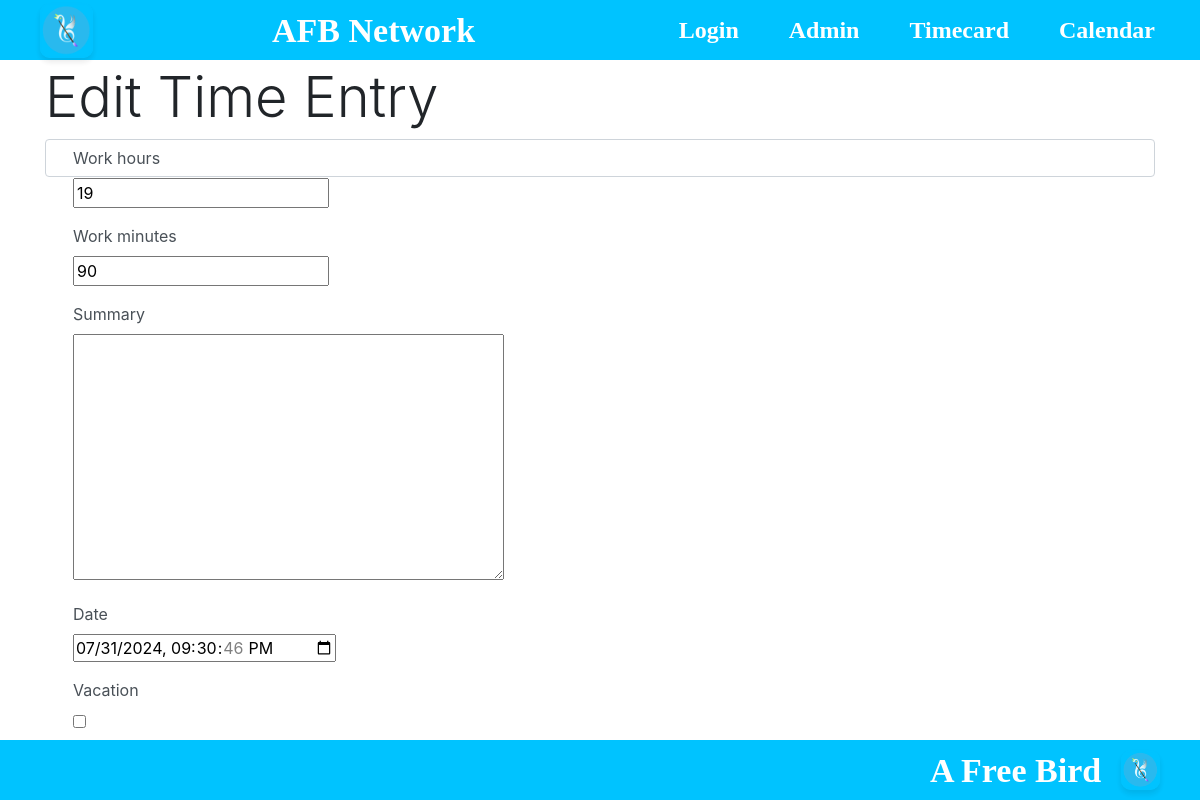
The app's page /edit/1/ (signed in) with its own data.
### afb_network/models.py (models this page shows, shortened)
class TimeEntry(models.Model):
    user = models.ForeignKey(User, on_delete=models.CASCADE, default=None)
    work_hours = models.PositiveIntegerField(default=0)
    work_minutes = models.PositiveIntegerField(default=0)
    summary = models.TextField(max_length=255, blank=True, null=True)
    date = models.DateTimeField(default=now)
    vacation = models.BooleanField(default=False)  # Field to specify absence
    employee = models.ForeignKey(EmployeeProfile, on_delete=models.CASCADE, related_name='time_entries', blank=True, null=True)

### afb_network/views.py (the view)
# urls.py: path('edit/<int:timecard_id>/', views.edit_timecard, name='edit_timecard'),
@login_required
def edit_timecard(request, timecard_id):
    timecard = get_object_or_404(TimeEntry, id=timecard_id, user=request.user)
    if request.method == 'POST':
        form = TimeEntryForm(request.POST, instance=timecard)
        if form.is_valid():
            form.save()
            messages.success(request, 'Timecard updated successfully.')
            return redirect('user_timecard', user_id=request.user.id)  # Pass user_id instead of user
    else:
        form = TimeEntryForm(instance=timecard)
    return render(request, 'edit_timecard.html', {'form': form, 'timecard': timecard})

### afb_network/forms.py
class TimeEntryForm(forms.ModelForm):
    class Meta:
        model = TimeEntry
        fields = ['work_hours', 'work_minutes', 'summary', 'date', 'vacation']
        widgets = {
            'date': forms.DateTimeInput(attrs={'type': 'datetime-local'}),
        }

### afb_network/source/templates/edit_timecard.html (shortened to what this page needs)
{% extends 'base.html' %}
{% block content %}
<!DOCTYPE html>
<html lang="en">
<head>
    <link rel="stylesheet" href="https://stackpath.bootstrapcdn.com/bootstrap/4.5.2/css/bootstrap.min.css">
</head>
<body>
    <div class="container mt-5">
        <h2 class="display-4 pt-3">Edit Time Entry</h2>
        <form method="post" class="form-control" action="{% url 'edit_timecard' timecard.id %}" id="editForm">
            {% for field in form %}
            <div class="form-group">
                <label class="col-sm-2 form-label" for="id_{{ field.name }}">{{ field.label }}</label>
                <div class="col-sm-10">
                    {{ field }}
                </div>
            </div>
            {% endfor %}
            <div class="form-group">
                <div class="col-sm-offset-2 col-sm-10">
                    <button type="submit" class="btn btn-outline-dark">Save Changes</button>
                </div>
            </div>
        </form>
    </div>
</body>
</html>
{% endblock %}

### afb_network/source/static/css/profile.css (style rules this page uses)
body { font-family: Arial, sans-serif; margin: 0; padding: 0; }

### records on screen
TimeEntry: form "19" "90" "07/31/2024 21:30:46"

### other values on screen
{{ field.label }} "Work hours" "Work minutes" "Summary" "Date" "Vacation"
